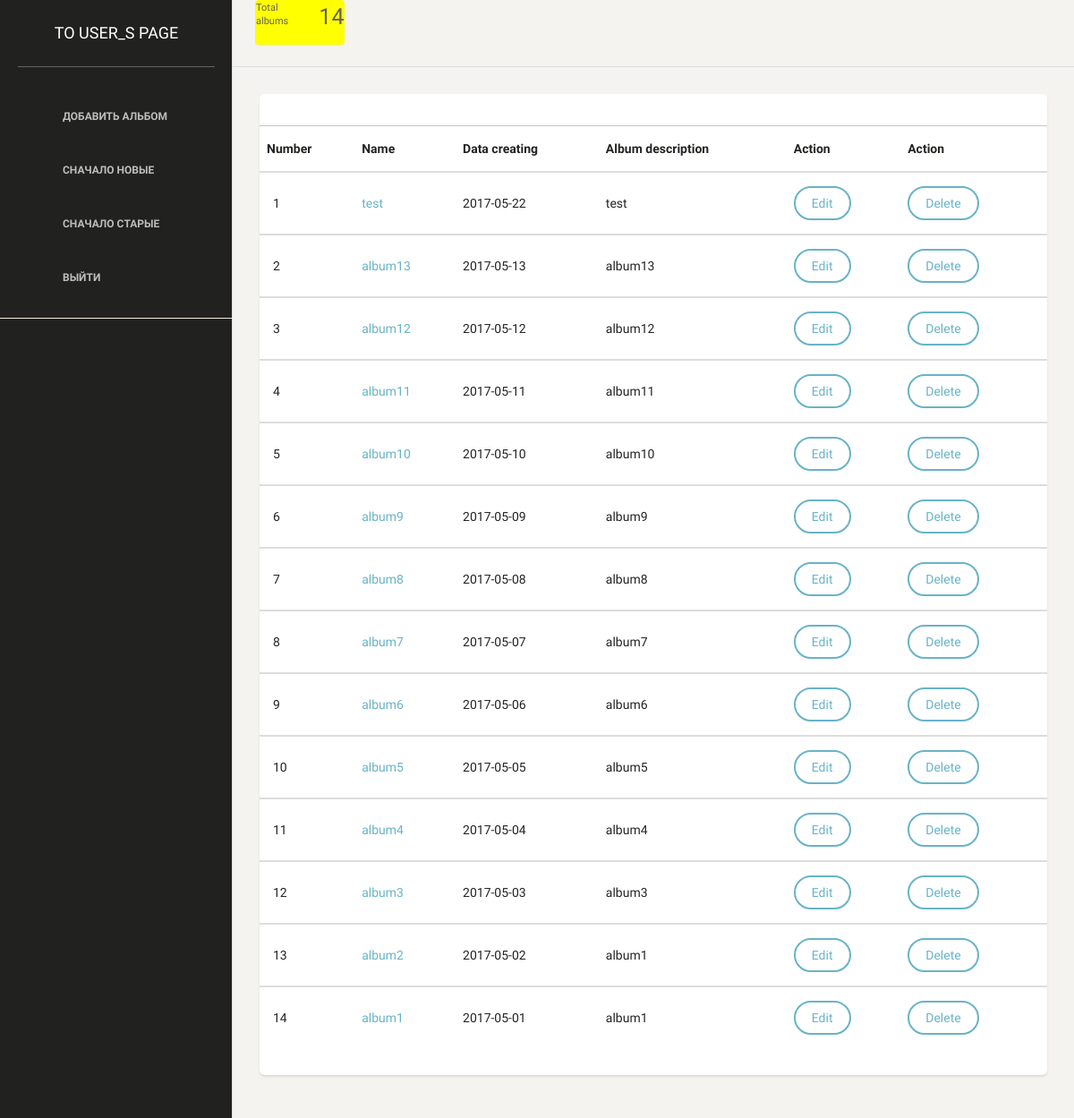
/index.php/gallery/album, run on the app's committed database.
### tables this page shows
CREATE TABLE `album` (
  `id` int(11) NOT NULL,
  `name_image` varchar(255) NOT NULL,
  `data` date NOT NULL,
  `descr_image` varchar(255) NOT NULL,
  `counter` int(11) NOT NULL
);

### application/controllers/Gallery.php (called while the page is built, shortened)
<?php
class Gallery extends CI_Controller
{
    public function __construct(){
        $this->load->helper(array('form', 'url'));
        $this->load->library('form_validation');
        $this->load->library('pagination');
        }
    public function album(){
        $this->load->model('Album_model');
        $data['albums'] = $this->Album_model->get_albums();
        $data['total'] = $this->Album_model->get_total_albums();
        $this->load->view('admin_dashboard', $data);
    }
    }

### index.php (called while the page is built, shortened)
<?php
require_once BASEPATH.'core/CodeIgniter.php';

### application/models/Album_model.php (called while the page is built, shortened)
<?php
class Album_model extends CI_Model {
    public function get_albums(){
        $query=$this->db->query(' SELECT * FROM album ORDER BY data DESC');
        return $query->result_array();
    }
}

### application/views/admin_dashboard.php (the view, shortened to what this page needs)
<!doctype html>
<html lang="en">
<head>
    <link href="<?php echo base_url('assets/css/bootstrap.min.css" rel="stylesheet');?>" />
    <link href="<?php echo base_url('assets/css/animate.min.css');?>" rel="stylesheet"/>
    <link href="<?php echo base_url('assets/css/paper-dashboard.css');?>" rel="stylesheet"/>
    <link href="<?php echo base_url('assets/css/demo.css');?>" rel="stylesheet" />
    <link href="http://maxcdn.bootstrapcdn.com/font-awesome/latest/css/font-awesome.min.css" rel="stylesheet">
    <link href="<?php echo base_url('assets/css/themify-icons.css');?>" rel="stylesheet">
</head>
<body>
<div class="wrapper">
    <div class="sidebar" data-background-color="black" data-active-color="danger">
        <div class="sidebar-wrapper">
            <div class="logo">
                <a href="<?php echo base_url('gallery/index')?>" class="simple-text">
                    To user_s page
                </a>
            </div>
            <ul class="nav">
                <li>
                       <a href="<?=base_url('/Gallery/add_album/');?>>">
                      <i class="ti-panel"></i>
                           <p>Добавить альбом</p>
                    </a>
                </li>
                <li>
                    <a href="<?=base_url('/Gallery/album/');?>">
                        <i class="ti-user"></i>
                        <p>Сначало новые </p>
                    </a>
                </li>
                                <li>
                    <a href="<?=base_url('/Gallery/sort_old/');?>">
                        <i class="ti-user"></i>
                        <p>Сначало cтарые </p>
                    </a>
                </li>
                                             <li>
                    <a href="<?=base_url('/Users/logout/');?>">
                        <i class="ti-user"></i>
                        <p>Выйти </p>
                    </a>
                </li>
                <hr>
            </ul>
        </div>
    </div>
    <div class="main-panel">
        <nav class="navbar navbar-default">
            <div class="container-fluid">
                <div class="navbar-header">
                    <div class="panel">
                            <div class="row">
                                <div class="col-xs-8">
                                     <p style="font-size:11px;">Total albums</p>
                                </div>
                                      <p style="font-size:25px;"><?php echo $total;?></p>
                            </div>
                    </div>
                </div>
                <div class="collapse navbar-collapse">
                </div>
            </div>
        </nav>
        <div class="content">
            <div class="container-fluid">
                <div class="row">
                    <div class="col-md-12">
                        <div class="card">
                            <div class="header">
                            </div>
                            <div class="content table-responsive table-full-width">
                                <table class="table table-striped">
                                    <tr>
                                    <th>Number</th>
                                    <th>Name</th>
                                    <th>Data creating</th>
                                    <th>Album  description</th>
                                    <th>Action</th>
                                    <th>Action</th>
                                    </tr>
                                    <?php $i=1;?>
                                    <?php foreach ($albums as $item): ?>
                                    <tbody>
                                        <tr>
                                            <td><?php echo $i++;?></td>
                                            <td>
                                                <a href="<?=base_url('/Gallery/images/'.$item['id'])?>">
                                                <?php echo $item['name_image'];?>
                                                </a>
                                            </td>
                                            <td>
                                                <?php echo $item['data'];?>
                                            </td>
                                            <td>
                                                <?php echo $item['descr_image'];?>
                                            </td>
                                            <td><button type="button" class="btn btn-info"><a href="<?=base_url('/Gallery/edit_album/'.$item['id']);?>">Edit</a></button></td>
                                            <td><button type="button" class="btn btn-info"><a href="<?=base_url('/Gallery/delete_album/'.$item['id']);?>">Delete</a></button></td>
                                                    <?php endforeach;?>
                                        </tr>
                                    </tbody>
                                </table>
                            </div>
                        </div>
                    </div>
                </div>
            </div>
        </div>

### application/views/admin_dashboard.php (style rules this page uses)
.panel { width: 100px; height: 50px; background: yellow; }

### data on the page
album: name_image "test", data "2017-05-22", descr_image "test"
album: name_image "album13", data "2017-05-13", descr_image "album13"
album: name_image "album12", data "2017-05-12", descr_image "album12"
album: name_image "album11", data "2017-05-11", descr_image "album11"
album: name_image "album10", data "2017-05-10", descr_image "album10"
album: name_image "album9", data "2017-05-09", descr_image "album9"
album: name_image "album8", data "2017-05-08", descr_image "album8"
album: name_image "album7", data "2017-05-07", descr_image "album7"
album: name_image "album6", data "2017-05-06", descr_image "album6"
album: name_image "album5", data "2017-05-05", descr_image "album5"
album: name_image "album4", data "2017-05-04", descr_image "album4"
album: name_image "album3", data "2017-05-03", descr_image "album3"
album: name_image "album2", data "2017-05-02", descr_image "album1"
album: name_image "album1", data "2017-05-01", descr_image "album1"

### other printed values
$total "14"
